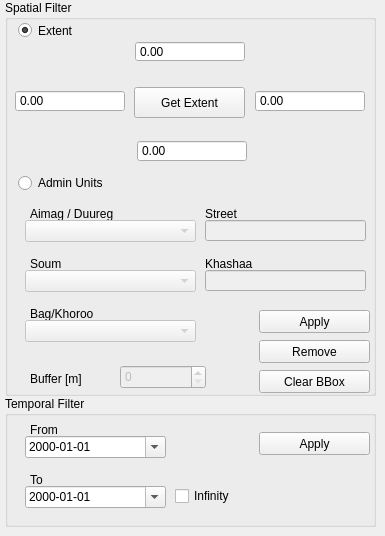
      <widget class="QWidget" name="st_tm_filter_tab">
       <attribute name="title">
        <string>ST/TM Filter</string>
       </attribute>
       <widget class="QGroupBox" name="spatial_groupbox">
        <property name="geometry">
         <rect>
          <x>5</x>
          <y>0</y>
          <width>371</width>
          <height>396</height>
         </rect>
        </property>
        <property name="title">
         <string>Spatial Filter</string>
        </property>
        <widget class="QPushButton" name="get_extent_button">
         <property name="geometry">
          <rect>
           <x>129</x>
           <y>87</y>
           <width>111</width>
           <height>31</height>
          </rect>
         </property>
         <property name="text">
          <string>Get Extent</string>
         </property>
        </widget>
        <widget class="QPushButton" name="apply_button">
         <property name="geometry">
          <rect>
           <x>254</x>
           <y>310</y>
           <width>111</width>
           <height>23</height>
          </rect>
         </property>
         <property name="text">
          <string>Apply</string>
         </property>
        </widget>
        <widget class="QPushButton" name="clear_b_box_button">
         <property name="geometry">
          <rect>
           <x>254</x>
           <y>370</y>
           <width>111</width>
           <height>23</height>
          </rect>
         </property>
         <property name="text">
          <string>Clear BBox</string>
         </property>
        </widget>
        <widget class="QLabel" name="label_8">
         <property name="geometry">
          <rect>
           <x>25</x>
           <y>205</y>
           <width>171</width>
           <height>17</height>
          </rect>
         </property>
         <property name="text">
          <string>Aimag / Duureg</string>
         </property>
        </widget>
        <widget class="QLabel" name="label_9">
         <property name="geometry">
          <rect>
           <x>25</x>
           <y>305</y>
           <width>211</width>
           <height>17</height>
          </rect>
         </property>
         <property name="text">
          <string>Bag/Khoroo</string>
         </property>
        </widget>
        <widget class="QLabel" name="label_10">
         <property name="geometry">
          <rect>
           <x>25</x>
           <y>255</y>
           <width>211</width>
           <height>17</height>
          </rect>
         </property>
         <property name="text">
          <string>Soum</string>
         </property>
        </widget>
        <widget class="QLabel" name="label_11">
         <property name="geometry">
          <rect>
           <x>25</x>
           <y>370</y>
           <width>71</width>
           <height>17</height>
          </rect>
         </property>
         <property name="text">
          <string>Buffer [m]</string>
         </property>
        </widget>
        <widget class="QPushButton" name="remove_button">
         <property name="geometry">
          <rect>
           <x>254</x>
           <y>340</y>
           <width>111</width>
           <height>23</height>
          </rect>
         </property>
         <property name="text">
          <string>Remove</string>
         </property>
        </widget>
        <widget class="QComboBox" name="aimag_cbox">
         <property name="enabled">
          <bool>false</bool>
         </property>
         <property name="geometry">
          <rect>
           <x>20</x>
           <y>220</y>
           <width>171</width>
           <height>22</height>
          </rect>
         </property>
        </widget>
        <widget class="QComboBox" name="soum_cbox">
         <property name="enabled">
          <bool>false</bool>
         </property>
         <property name="geometry">
          <rect>
           <x>20</x>
           <y>270</y>
           <width>171</width>
           <height>22</height>
          </rect>
         </property>
        </widget>
        <widget class="QComboBox" name="bag_cbox">
         <property name="enabled">
          <bool>false</bool>
         </property>
         <property name="geometry">
          <rect>
           <x>20</x>
           <y>320</y>
           <width>171</width>
           <height>22</height>
          </rect>
         </property>
        </widget>
        <widget class="QRadioButton" name="extent_rbutton">
         <property name="geometry">
          <rect>
           <x>13</x>
           <y>20</y>
           <width>321</width>
           <height>21</height>
          </rect>
         </property>
         <property name="text">
          <string>Extent</string>
         </property>
         <property name="checked">
          <bool>true</bool>
         </property>
         <attribute name="buttonGroup">
          <string notr="true">buttonGroup</string>
         </attribute>
        </widget>
        <widget class="QRadioButton" name="admin_unit_rbutton">
         <property name="geometry">
          <rect>
           <x>13</x>
           <y>170</y>
           <width>271</width>
           <height>26</height>
          </rect>
         </property>
         <property name="text">
          <string>Admin Units</string>
         </property>
         <property name="checked">
          <bool>false</bool>
         </property>
         <attribute name="buttonGroup">
          <string notr="true">buttonGroup</string>
         </attribute>
        </widget>
        <widget class="QDoubleSpinBox" name="extent_east_spinbox">
         <property name="geometry">
          <rect>
           <x>250</x>
           <y>90</y>
           <width>110</width>
           <height>22</height>
          </rect>
         </property>
         <property name="inputMethodHints">
          <set>Qt::ImhFormattedNumbersOnly</set>
         </property>
         <property name="readOnly">
          <bool>true</bool>
         </property>
         <property name="buttonSymbols">
          <enum>QAbstractSpinBox::NoButtons</enum>
         </property>
         <property name="minimum">
          <double>-200000010.000000000000000</double>
         </property>
         <property name="maximum">
          <double>200000010.000000000000000</double>
         </property>
        </widget>
        <widget class="QDoubleSpinBox" name="extent_west_spinbox">
         <property name="geometry">
          <rect>
           <x>10</x>
           <y>90</y>
           <width>110</width>
           <height>22</height>
          </rect>
         </property>
         <property name="inputMethodHints">
          <set>Qt::ImhFormattedNumbersOnly</set>
         </property>
         <property name="readOnly">
          <bool>true</bool>
         </property>
         <property name="buttonSymbols">
          <enum>QAbstractSpinBox::NoButtons</enum>
         </property>
         <property name="minimum">
          <double>-200000010.000000000000000</double>
         </property>
         <property name="maximum">
          <double>200000010.000000000000000</double>
         </property>
        </widget>
        <widget class="QDoubleSpinBox" name="extent_south_spinbox">
         <property name="geometry">
          <rect>
           <x>132</x>
           <y>140</y>
           <width>110</width>
           <height>22</height>
          </rect>
         </property>
         <property name="inputMethodHints">
          <set>Qt::ImhFormattedNumbersOnly</set>
         </property>
         <property name="readOnly">
          <bool>true</bool>
         </property>
         <property name="buttonSymbols">
          <enum>QAbstractSpinBox::NoButtons</enum>
         </property>
         <property name="minimum">
          <double>-200000010.000000000000000</double>
         </property>
         <property name="maximum">
          <double>200000010.000000000000000</double>
         </property>
        </widget>
        <widget class="QDoubleSpinBox" name="extent_north_spinbox">
         <property name="geometry">
          <rect>
           <x>130</x>
           <y>41</y>
           <width>110</width>
           <height>21</height>
          </rect>
         </property>
         <property name="inputMethodHints">
          <set>Qt::ImhFormattedNumbersOnly</set>
         </property>
         <property name="readOnly">
          <bool>true</bool>
         </property>
         <property name="buttonSymbols">
          <enum>QAbstractSpinBox::NoButtons</enum>
         </property>
         <property name="minimum">
          <double>-200000010.000000000000000</double>
         </property>
         <property name="maximum">
          <double>200000010.000000000000000</double>
         </property>
        </widget>
        <widget class="QLabel" name="label_29">
         <property name="geometry">
          <rect>
           <x>200</x>
           <y>205</y>
           <width>171</width>
           <height>17</height>
          </rect>
         </property>
         <property name="text">
          <string>Street</string>
         </property>
        </widget>
        <widget class="QLabel" name="khashaa_label">
         <property name="geometry">
          <rect>
           <x>200</x>
           <y>255</y>
           <width>171</width>
           <height>17</height>
          </rect>
         </property>
         <property name="text">
          <string>Khashaa</string>
         </property>
        </widget>
        <widget class="QLineEdit" name="street_line_edit">
         <property name="enabled">
          <bool>false</bool>
         </property>
         <property name="geometry">
          <rect>
           <x>200</x>
           <y>220</y>
           <width>161</width>
           <height>21</height>
          </rect>
         </property>
        </widget>
        <widget class="QLineEdit" name="khashaa_line_edit">
         <property name="enabled">
          <bool>false</bool>
         </property>
         <property name="geometry">
          <rect>
           <x>200</x>
           <y>270</y>
           <width>161</width>
           <height>21</height>
          </rect>
         </property>
        </widget>
        <widget class="QSpinBox" name="buffer_spinbox">
         <property name="enabled">
          <bool>false</bool>
         </property>
         <property name="geometry">
          <rect>
           <x>115</x>
           <y>365</y>
           <width>86</width>
           <height>24</height>
          </rect>
         </property>
         <property name="maximum">
          <number>5000</number>
         </property>
        </widget>
       </widget>
       <widget class="QGroupBox" name="groupBox_6">
        <property name="geometry">
         <rect>
          <x>5</x>
          <y>396</y>
          <width>371</width>
          <height>131</height>
         </rect>
        </property>
        <property name="title">
         <string>Temporal Filter</string>
        </property>
        <widget class="QDateEdit" name="from_date_edit">
         <property name="geometry">
          <rect>
           <x>20</x>
           <y>40</y>
           <width>141</width>
           <height>22</height>
          </rect>
         </property>
         <property name="displayFormat">
          <string>yyyy-MM-dd</string>
         </property>
         <property name="calendarPopup">
          <bool>true</bool>
         </property>
        </widget>
        <widget class="QDateEdit" name="till_date_edit">
         <property name="geometry">
          <rect>
           <x>20</x>
           <y>90</y>
           <width>141</width>
           <height>22</height>
          </rect>
         </property>
         <property name="displayFormat">
          <string>yyyy-MM-dd</string>
         </property>
         <property name="calendarPopup">
          <bool>true</bool>
         </property>
        </widget>
        <widget class="QCheckBox" name="infinity_check_box">
         <property name="geometry">
          <rect>
           <x>170</x>
           <y>90</y>
           <width>191</width>
           <height>20</height>
          </rect>
         </property>
         <property name="text">
          <string>Infinity</string>
         </property>
        </widget>
        <widget class="QPushButton" name="temp_filter_apply_button">
         <property name="geometry">
          <rect>
           <x>254</x>
           <y>36</y>
           <width>111</width>
           <height>23</height>
          </rect>
         </property>
         <property name="text">
          <string>Apply</string>
         </property>
        </widget>
        <widget class="QLabel" name="label_12">
         <property name="geometry">
          <rect>
           <x>25</x>
           <y>25</y>
           <width>141</width>
           <height>17</height>
          </rect>
         </property>
         <property name="text">
          <string>From</string>
         </property>
        </widget>
        <widget class="QLabel" name="till_to_label">
         <property name="geometry">
          <rect>
           <x>25</x>
           <y>75</y>
           <width>141</width>
           <height>17</height>
          </rect>
         </property>
         <property name="text">
          <string>To</string>
         </property>
        </widget>
       </widget>
      </widget>
